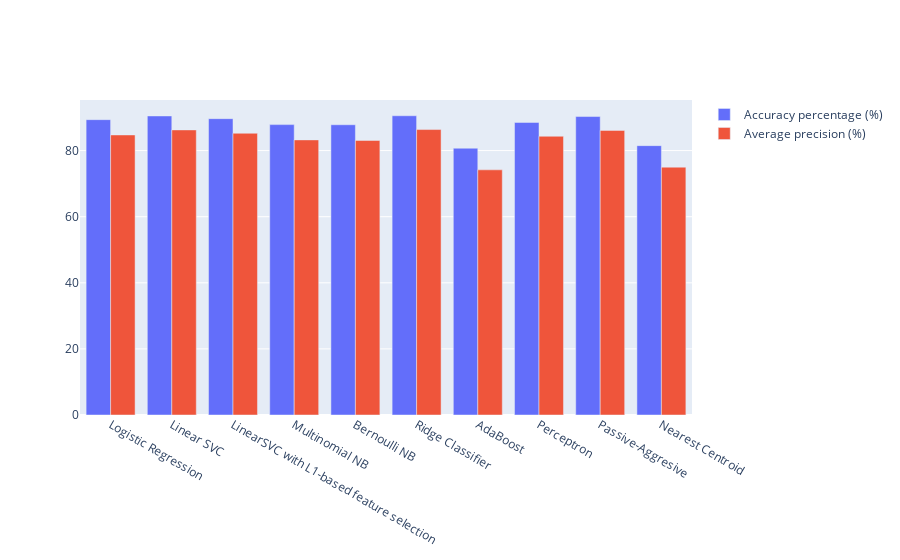

Write notebook code for a chart like this one.
### Code cell
import plotly.offline as py
py.init_notebook_mode(connected=True)
import plotly.graph_objs as go

import numpy as np

acc=[]
names = []
avg_ = []
fp_ = []
tp_ = []

for name, accuracy, prec, rec, avg, fp, tp in result:
    acc.append(accuracy*100)
    names.append(name)

    avg_.append(avg*100)
    fp_.append(fp)
    tp_.append(tp)
trace1 = go.Bar(
    x=names,
    y=acc,
    name='Accuracy percentage (%)'
)
trace3 = go.Bar(
    x=names,
    y=avg_,
    name='Average precision (%)'
)


data = [trace1, trace3]
layout = go.Layout(
    barmode='group'
)

fig = go.Figure(data=data, layout=layout)
py.iplot(fig, filename='grouped-bar')

### Figure 1 — Plotly figure (JSON) as saved in the notebook; plotly's stock layout.template omitted (floating-point values rounded to 4 significant figures)
{"data": [{"name": "Accuracy percentage (%)", "type": "bar", "x": ["Logistic Regression", "Linear SVC", "LinearSVC with L1-based feature selection", "Multinomial NB", "Bernoulli NB", "Ridge Classifier", "AdaBoost", "Perceptron", "Passive-Aggresive", "Nearest Centroid"], "y": [89.36, 90.48, 89.66, 87.86, 87.82, 90.54, 80.72, 88.52, 90.3, 81.5]}, {"name": "Average precision (%)", "type": "bar", "x": ["Logistic Regression", "Linear SVC", "LinearSVC with L1-based feature selection", "Multinomial NB", "Bernoulli NB", "Ridge Classifier", "AdaBoost", "Perceptron", "Passive-Aggresive", "Nearest Centroid"], "y": [84.73, 86.25, 85.24, 83.23, 83.07, 86.36, 74.18, 84.34, 86.11, 74.98]}], "layout": {"barmode": "group"}}
